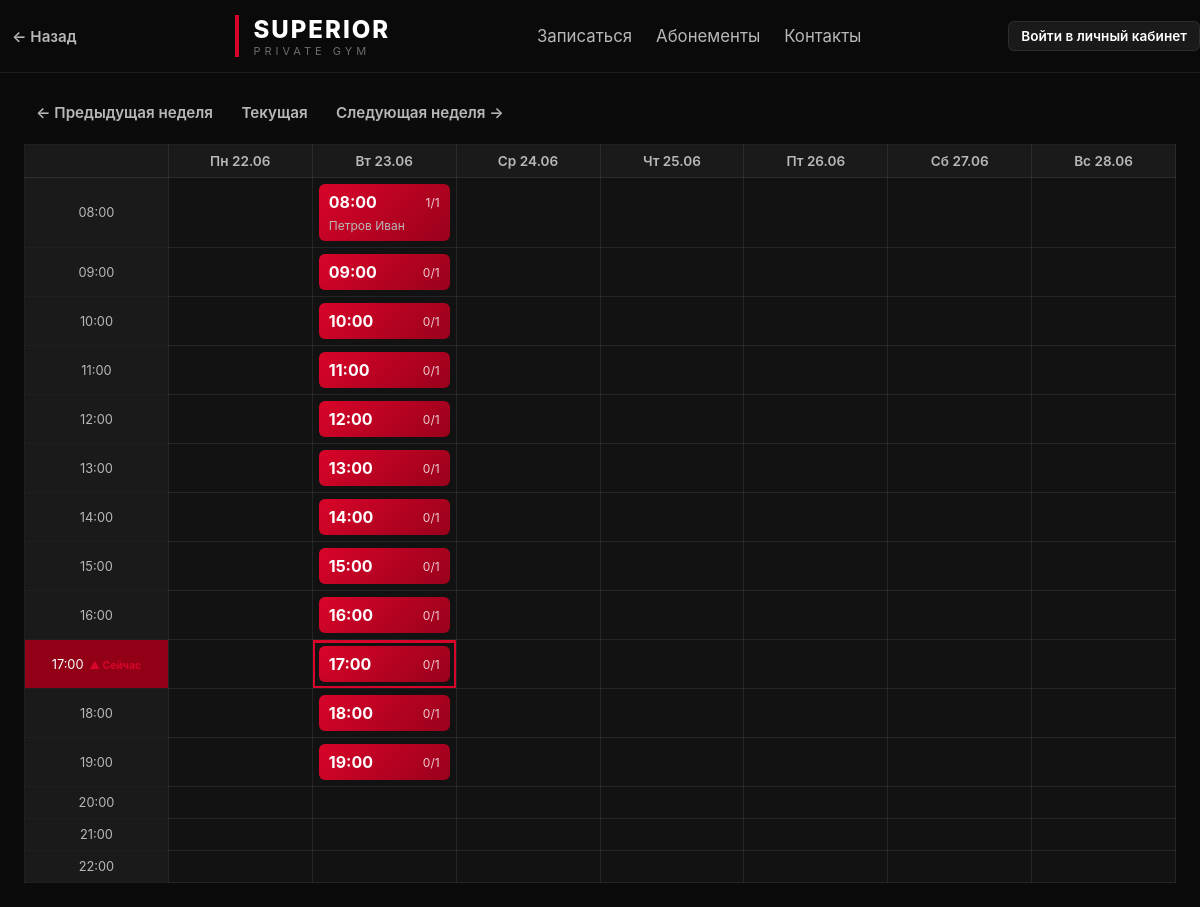
The app's page /schedule with its own data.
### app/models.py (models this page shows, shortened)
class Slot(Base):
    __tablename__ = "slots"
    id = Column(Integer, primary_key=True)
    start_time = Column(DateTime)
    capacity = Column(Integer, default=4)

class Client(Base):
    __tablename__ = "clients"
    id = Column(Integer, primary_key=True)
    first_name = Column(String, nullable=True)
    last_name = Column(String, nullable=True)
    patronymic = Column(String, nullable=True)
    birth_year = Column(Integer, nullable=True)
    birth_place = Column(String, nullable=True)
    phone = Column(String, nullable=True)
    name = Column(String, nullable=True)          # legacy — полное имя одной строкой
    height_cm = Column(Integer, nullable=True)
    weight_kg = Column(Integer, nullable=True)
    body_fat = Column(Integer, nullable=True)  # % жира
    hip_cm = Column(Integer, nullable=True)       # обхват бедра
    waist_cm = Column(Integer, nullable=True)     # обхват талии
    chest_cm = Column(Integer, nullable=True)     # обхват груди
    shoulders_cm = Column(Integer, nullable=True) # обхват плеч
    biceps_cm = Column(Integer, nullable=True)    # обхват бицепса
    neck_cm = Column(Integer, nullable=True)       # обхват шеи
    wrist_cm = Column(Integer, nullable=True)      # обхват запястья (для типа телосложения)
    skinfold_chest = Column(Integer, nullable=True)     # калипер: грудь (мм)
    skinfold_abdominal = Column(Integer, nullable=True) # калипер: живот (мм)
    skinfold_thigh = Column(Integer, nullable=True)     # калипер: бедро (мм)
    skinfold_triceps = Column(Integer, nullable=True)   # калипер: трицепс (мм)
    skinfold_subscapular = Column(Integer, nullable=True) # калипер: под лопаткой (мм)
    login = Column(String, unique=True, nullable=True)
    password_hash = Column(String, nullable=True)
    photo_path = Column(String, nullable=True)   # путь к фото относительно static/
    sex = Column(String, nullable=True)            # m/f
    goal = Column(String, nullable=True)             # lose | gain | recompose
    activity_level = Column(String, nullable=True)   # sedentary | light | moderate | active | extreme
    pd_consent_given = Column(Boolean, default=False)
    pd_consent_at = Column(DateTime, nullable=True)

### app/routes/schedule.py (the view)
@router.get("/schedule")
def schedule(
    request: Request, db: Session = Depends(get_db),
    week_offset: int = 0, user: dict = Depends(get_current_user),
):
    slots = db.query(Slot).order_by(Slot.start_time).all()
    now = tz_now()
    base_week_start = (now - timedelta(days=now.weekday())).replace(
        hour=0, minute=0, second=0, microsecond=0
    )
    week_start = base_week_start + timedelta(days=7 * week_offset)
    days = [week_start + timedelta(days=i) for i in range(7)]
    hours = list(range(8, 23))
    now_hour = now.hour
    now_day_index = now.weekday()  # 0=Пн
    week_start_monday = week_start.date()
    today = now.date()
    days_offset = (today - week_start_monday).days
    if 0 <= days_offset < 7:
        now_col = days_offset
    else:
        now_col = -1  # текущий день вне показанной недели
    default_time = tz_now().strftime("%Y-%m-%dT%H:%M")
    default_end_time = (tz_now() + timedelta(hours=1)).strftime("%Y-%m-%dT%H:%M")
    grid = {(d_idx, h): None for d_idx in range(7) for h in hours}
    for slot in slots:
        if not slot.start_time:
            continue
        slot_dt = slot.start_time
        delta = slot_dt.date() - week_start.date()
        if delta.days < 0 or delta.days >= 7:
            continue
        day_index = delta.days
        hour = slot_dt.hour
        if hour in hours:
            bookings = db.query(Booking).filter(Booking.slot_id == slot.id).all()
            clients_in_slot = [db.get(Client, b.client_id) for b in bookings]
            grid[(day_index, hour)] = {
                'slot': slot,
                'booked': len(clients_in_slot),
                'clients': clients_in_slot,
            }
    return templates.TemplateResponse(
        request=request, name="schedule.html",
        context={
            "days": days, "hours": hours, "grid": grid,
            "default_time": default_time,
            "default_end_time": default_end_time,
            "week_offset": week_offset, "user": user,
            "now_in_week": now_col >= 0,
            "now_col": now_col,
            "now_hour": now_hour,
        },
    )

### templates/schedule.html (shortened to what this page needs)
{% extends "base.html" %}
{% block content %}
{% set flash = request.query_params.get('flash') %}
<div class="page__controls">
    <div class="week-nav">
        <a class="btn btn--ghost" href="/schedule?week_offset={{ week_offset - 1 }}">← Предыдущая неделя</a>
        <a class="btn btn--ghost" href="/schedule?week_offset=0">Текущая</a>
        <a class="btn btn--ghost" href="/schedule?week_offset={{ week_offset + 1 }}">Следующая неделя →</a>
    </div>
</div>
<div class="calendar">
    <table class="calendar__table">
        <thead>
            <tr>
                <th class="calendar__header-cell"></th>
                {% set ru_days = ['Пн','Вт','Ср','Чт','Пт','Сб','Вс'] %}
                {% for day in days %}
                <th class="calendar__header-cell">{{ ru_days[loop.index0] }} {{ day.strftime('%d.%m') }}</th>
                {% endfor %}
            </tr>
        </thead>
        <tbody>
            {% for hour in hours %}
            <tr class="{% if now_in_week and hour == now_hour %}calendar__row--now{% endif %}">
                <td class="calendar__time">{{ '%02d:00' % hour }}
                    {%- if now_in_week and hour == now_hour %} <span class="calendar__now-marker">▲ Сейчас</span>{% endif %}
                </td>
                {% for d_idx in range(0,7) %}
                <td class="calendar__cell{% if now_in_week and d_idx == now_col and hour == now_hour %} calendar__cell--now{% endif %}">
                    {% set cell = grid.get((d_idx, hour)) %}
                    {% if cell %}
                    {%- set color_class = '' -%}
                    {%- if cell.slot.capacity == 1 -%}
                        {%- set color_class = 'calendar__slot--red' -%}
                    {%- elif cell.slot.capacity == 2 -%}
                        {%- set color_class = 'calendar__slot--yellow' -%}
                    {%- else -%}
                        {%- if cell.booked >= cell.slot.capacity -%}
                            {%- set color_class = 'calendar__slot--green' -%}
                        {%- else -%}
                            {%- set color_class = 'calendar__slot--gray' -%}
                        {%- endif -%}
                    {%- endif -%}
                    <a class="calendar__slot {{ color_class }}" href="/slot/{{ cell.slot.id }}?week_offset={{ week_offset }}">
                        <div class="calendar__slot-header">
                            <div class="calendar__slot-time">{{ cell.slot.start_time.strftime('%H:%M') }}</div>
                            <div class="calendar__slot-capacity">{{ cell.booked }}/{{ cell.slot.capacity }}</div>
                        </div>
                        {% if cell.clients %}
                        <ul class="calendar__slot-clients">
                            {% for c in cell.clients %}
                            <li>{{ c.fio() }}</li>
                            {% endfor %}
                        </ul>
                        {% endif %}
                    </a>
                    {% endif %}
                </td>
                {% endfor %}
            </tr>
            {% endfor %}
        </tbody>
    </table>
</div>
{% endblock %}

### templates/base.html (shortened to what this page needs)
<!DOCTYPE html>
<html lang="ru">
<head>
    <link rel="stylesheet"
          href="/static/style.css">
</head>
<body>
<header class="header">
    <div class="header__inner">
        <div class="header__back">
            <button class="btn btn--ghost" onclick="history.back()">← Назад</button>
        </div>
        <a class="header__logo" href="/">
            <span class="header__accent-line"></span>
            <div>
                <div class="header__brand">SUPERIOR</div>
                <div class="header__subtitle">PRIVATE GYM</div>
            </div>
        </a>
        <nav class="header__nav">
            {% set _user = request.session.get('user') %}
            {% set _path = request.url.path %}
            {% if _user and _user.role in ('admin', 'trainer') %}
            <a href="/schedule" class="header__nav-link{% if _path.startswith('/schedule') or _path.startswith('/slot/') %} header__nav-link--active{% endif %}">Расписание</a>
            <a href="/clients" class="header__nav-link{% if _path.startswith('/clients') %} header__nav-link--active{% endif %}">Клиенты</a>
            <a href="/subscriptions" class="header__nav-link{% if _path == '/subscriptions' %} header__nav-link--active{% endif %}">Абонементы</a>
            <a href="/journal" class="header__nav-link{% if _path == '/journal' %} header__nav-link--active{% endif %}">Журнал</a>
            <a href="/dashboard" class="header__nav-link{% if _path == '/dashboard' %} header__nav-link--active{% endif %}">Дашборд</a>
            {% if _user.role == 'admin' %}
            <a href="/budget" class="header__nav-link{% if _path == '/budget' %} header__nav-link--active{% endif %}">Бюджет</a>
            <a href="/employees" class="header__nav-link{% if _path == '/employees' %} header__nav-link--active{% endif %}">Сотрудники</a>
            <a href="/sql" class="header__nav-link{% if _path == '/sql' %} header__nav-link--active{% endif %}">SQL</a>
            {% endif %}
            {% else %}
            <a href="/signup" class="header__nav-link{% if _path == '/signup' %} header__nav-link--active{% endif %}">Записаться</a>
            <a href="/subscriptions" class="header__nav-link{% if _path == '/subscriptions' %} header__nav-link--active{% endif %}">Абонементы</a>
            <a href="/contacts" class="header__nav-link{% if _path == '/contacts' %} header__nav-link--active{% endif %}">Контакты</a>
            {% endif %}
        </nav>
        <div class="header__user">
            {% if _user %}
            <a href="/profile" class="header__user-name">{{ _user.name }}</a>
            <form method="post" action="/logout" class="form--inline">
                {{ csrf_input(request) }}
                <button class="btn btn--ghost btn--small" type="submit">Выйти</button>
            </form>
            {% else %}
            <a href="/login" class="btn btn--primary btn--small">Войти в личный кабинет</a>
            {% endif %}
        </div>
    </div>
</header>
<main class="container">
    {% block content %}
    {% endblock %}
</main>
</body>
</html>

### static/style.css (style rules this page uses)
*, *::before, *::after { margin:0; padding:0; box-sizing:border-box; }
html { scroll-behavior:smooth; }
body { background:var(--bg-primary); color:var(--text-primary); font-family:Inter,system-ui,sans-serif; min-height:100vh; }
.container { width:min(1400px,calc(100% - 48px)); margin-inline:auto; padding:24px 0; }
.header { position:sticky; top:0; z-index:1000; backdrop-filter:blur(16px); background:rgba(11,11,11,.85); border-bottom:1px solid var(--border); }
.header__inner { display:flex; justify-content:space-between; align-items:center; height:72px; }
.header__logo { display:flex; align-items:center; gap:14px; text-decoration:none; }
.header__accent-line { width:4px; height:42px; background:var(--accent); display:block; }
.header__back { display:flex; align-items:center; }
.header__brand { font-size:24px; font-weight:800; letter-spacing:2px; text-transform:uppercase; color:var(--text-primary); }
.header__subtitle { font-size:11px; letter-spacing:4px; color:var(--text-muted); }
.header__nav { display:flex; gap:24px; }
.header__nav-link { color:var(--text-secondary); text-decoration:none; transition:var(--transition); font-size:1.05rem; }
.header__user { display:flex; align-items:center; gap:12px; font-size:14px; }
.btn { display:inline-flex; align-items:center; justify-content:center; gap:8px; text-decoration:none; cursor:pointer; transition:var(--transition); font-weight:600; font-size:0.95rem; border:none; border-radius:var(--radius-sm); font-family:inherit; }
.btn--primary { background:var(--accent); color:white; padding:10px 20px; }
.btn--small { padding:6px 12px; font-size:0.85rem; background:var(--bg-elevated); color:var(--text-primary); border:1px solid var(--border); border-radius:var(--radius-sm); }
.btn--ghost { background:transparent; border:none; color:var(--text-secondary); padding:6px 12px; }
.calendar { overflow-x:auto; }
.calendar__table { width:100%; border-collapse:collapse; table-layout:fixed; }
.calendar__table th, .calendar__table td { border:1px solid var(--border); }
.calendar__header-cell { background:var(--bg-elevated); padding:8px; text-align:center; color:var(--text-secondary); font-size:0.85rem; font-weight:600; }
.calendar__time { width:72px; background:var(--bg-elevated); color:var(--text-secondary); text-align:center; padding:8px; font-size:0.8rem; position:relative; }
.calendar__cell { min-height:90px; padding:6px; vertical-align:top; background:var(--bg-secondary); }
.calendar__row--now .calendar__time { background:var(--accent-dark); color:var(--text-primary); }
.calendar__now-marker { display:inline-block; font-size:0.65rem; color:var(--accent); font-weight:700; vertical-align:middle; margin-left:2px; }
.calendar__cell--now { box-shadow:inset 0 0 0 2px var(--accent); position:relative; }
.calendar__cell--now::after { content:''; position:absolute; top:0; left:0; right:0; height:3px; background:var(--accent); }
.calendar__slot { display:block; border-radius:var(--radius-sm); padding:8px 10px; text-decoration:none; color:var(--text-primary); transition:var(--transition); }
.calendar__slot--red { background:linear-gradient(135deg,var(--accent),#99011c); }
.calendar__slot-header { display:flex; align-items:center; gap:8px; }
.calendar__slot-time { font-size:16px; font-weight:700; }
.calendar__slot-capacity { font-size:12px; opacity:0.8; margin-left:auto; }
.calendar__slot-clients { list-style:none; margin-top:6px; }
.calendar__slot-clients li { font-size:12px; color:var(--text-secondary); }
.page__controls { display:flex; gap:12px; align-items:center; margin-bottom:16px; }

### records on screen
Slot: slot.start_time "08:00", slot.capacity "1"
Client: fio "Петров Иван"
Slot: slot.start_time "09:00", slot.capacity "1"
Slot: slot.start_time "10:00", slot.capacity "1"
Slot: slot.start_time "11:00", slot.capacity "1"
Slot: slot.start_time "12:00", slot.capacity "1"
Slot: slot.start_time "13:00", slot.capacity "1"
Slot: slot.start_time "14:00", slot.capacity "1"
Slot: slot.start_time "15:00", slot.capacity "1"
Slot: slot.start_time "16:00", slot.capacity "1"
Slot: slot.start_time "17:00", slot.capacity "1"
Slot: slot.start_time "18:00", slot.capacity "1"
Slot: slot.start_time "19:00", slot.capacity "1"

### other values on screen
{{ ru_days[loop.index0] }} "Пн" "Вт" "Ср" "Чт" "Пт" "Сб" "Вс"
{{ day.strftime('%d.%m') }} "22.06" "23.06" "24.06" "25.06" "26.06" "27.06" "28.06"
{{ '%02d:00' % hour }} "08:00" "09:00" "10:00" "11:00" "12:00" "13:00" "14:00" "15:00" "16:00" "17:00" "18:00" "19:00" "20:00" "21:00" "22:00"
{{ cell.booked }} "1" "0" "0" "0" "0" "0" "0" "0" "0" "0" "0" "0"
